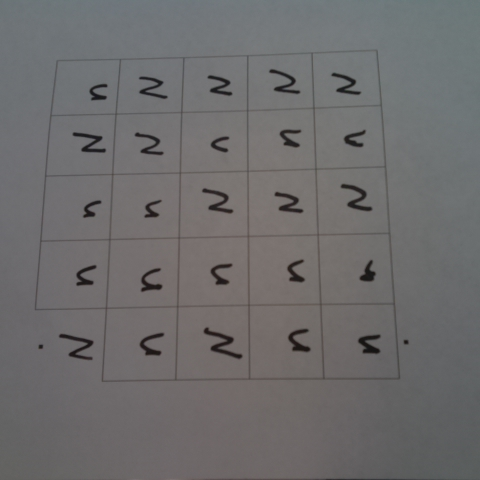
#> input picture TDS_Image_Proj/images/thefan2.jpg, 480 x 480 px, found by its file name
$ python edge-detection-vis.py
#> lines starting #> are read from the running program, lines starting #| are printed output that depends on the picture; after the words box and inside, x2 and y2 are one past the last pixel; in counts of white or black regions, pixels touching at a corner belong together
#!/usr/bin/env python

# edge-detection-vis.py - realish-time visualization of adjustment of
#                         thresholds for Canny edge detection

import cv2
import numpy as np
import os

IMAGE_DIR = '/home/jaeger/dev/github.com/tds/Playground/TDS_Image_Proj/images'
IMAGE = 'thefan2.jpg'

# load the original image
img_orig = cv2.imread(os.path.join(IMAGE_DIR, IMAGE))
#> img_orig is the input picture: shape (480, 480, 3); mean B, G, R 108.6, 108.1, 109.3

# save its shape for later use
rows, cols, channels = img_orig.shape
#> rows = 480; cols = 480; channels = 3

# rotate the image
M = cv2.getRotationMatrix2D((cols/2, rows/2), -90, 1)
img_rot = cv2.warpAffine(img_orig, M, (cols, rows))
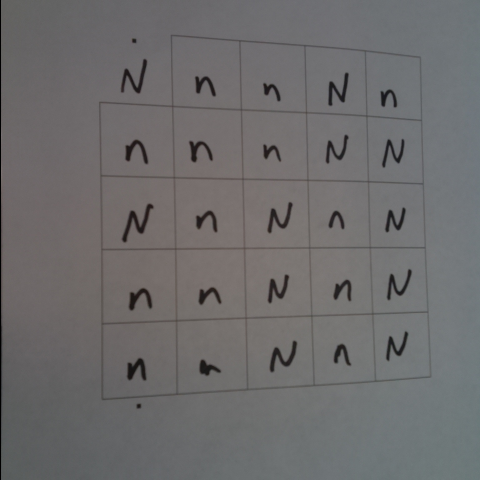
#> img_rot: shape (480, 480, 3); mean B, G, R 108.3, 107.9, 109.1

# convert it to grayscale
img_gray = cv2.cvtColor(img_rot, cv2.COLOR_BGR2GRAY)

# start with both thresholds at 0 (produces a lot of graphical noise)
t1 = 0
t2 = 0

# until the quit signal (q key) is encountered, keep drawing the new image
# and waiting for a keypress
while True:
	# run the Canny edge detection algorithm on the image with the supplied
	# thresholds
	edges = cv2.Canny(img_gray, t1, t2)
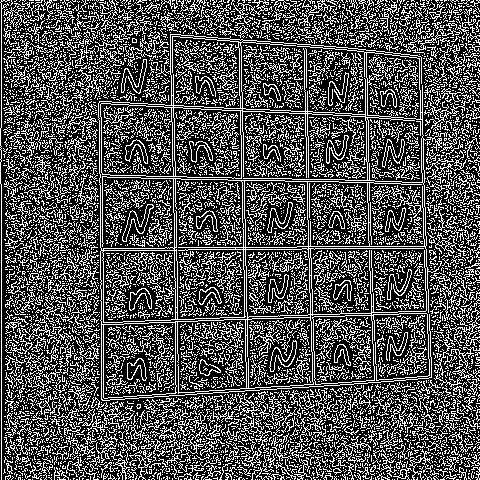
#> edges: shape (480, 480); 31.7% white in thin lines or dots

	# write the thresholds onto the image so we know what they are currently
	cv2.putText(edges, "T1: %d, T2: %d" % (t1, t2), (5, 15), cv2.FONT_HERSHEY_SIMPLEX, .5, (255, 255, 255), 1, cv2.LINE_AA)
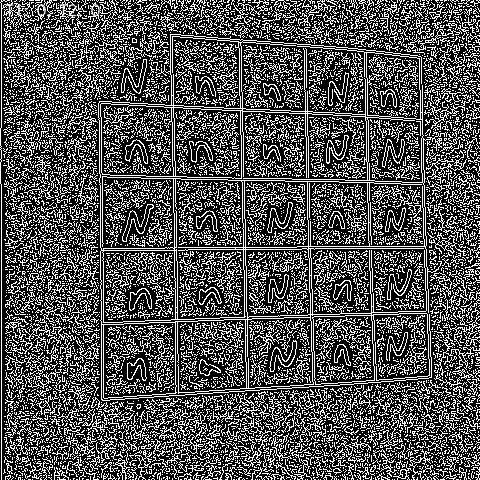
#> edges: shape (480, 480); 0.13% of pixels changed, all inside (x1, y1, x2, y2) = (5, 3, 101, 19)

	# show the image
	cv2.imshow('edges', edges)

	# wait for a keypress
	key = cv2.waitKey(0)
#> (key Esc is pressed here)
	if key == 82: # up
		t1 = t1 + 5
	elif key == 84: # down
		t1 = t1 - 5
		if t1 < 0:
			t1 = 0
	elif key == 81: # left
		t2 = t2 - 5
		if t2 < 0:
			t2 = 0
	elif key == 83: # right
		t2 = t2 + 5
	elif chr(key & 0xFF) == 's':
		t1, t2 = t2, t1
	elif chr(key & 0xFF) == 'q':
		break

# clean up after myself
cv2.destroyAllWindows()
